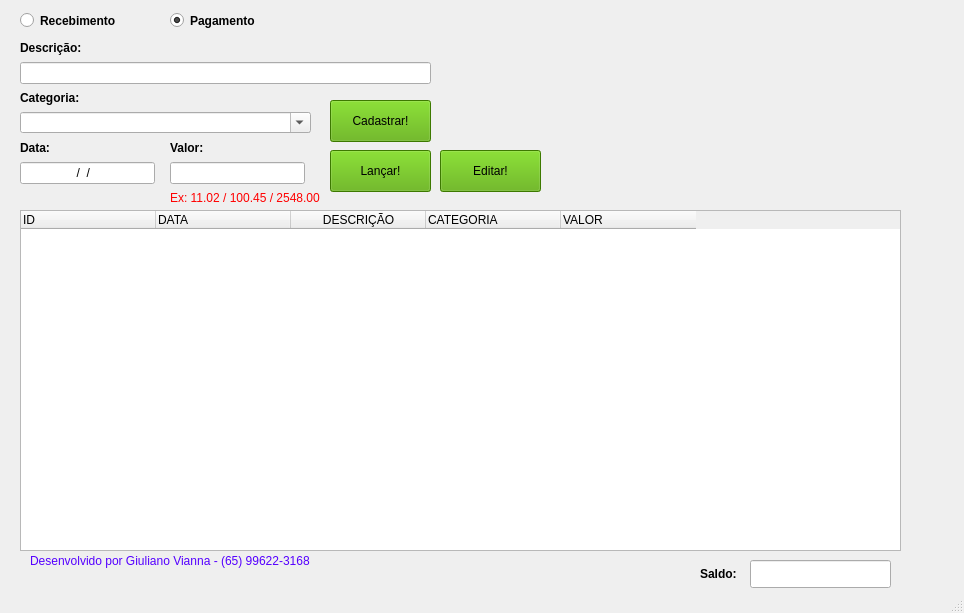
<?xml version="1.0" encoding="UTF-8"?>
<ui version="4.0">
 <class>MainWindow</class>
 <widget class="QMainWindow" name="MainWindow">
  <property name="geometry">
   <rect>
    <x>0</x>
    <y>0</y>
    <width>964</width>
    <height>613</height>
   </rect>
  </property>
  <property name="windowTitle">
   <string>CFP - Controle Financeiro Pessoal</string>
  </property>
  <widget class="QWidget" name="centralwidget">
   <widget class="QRadioButton" name="rb_recebimento">
    <property name="enabled">
     <bool>true</bool>
    </property>
    <property name="geometry">
     <rect>
      <x>20</x>
      <y>10</y>
      <width>121</width>
      <height>21</height>
     </rect>
    </property>
    <property name="font">
     <font>
      <weight>75</weight>
      <bold>true</bold>
     </font>
    </property>
    <property name="acceptDrops">
     <bool>false</bool>
    </property>
    <property name="text">
     <string>Recebimento</string>
    </property>
   </widget>
   <widget class="QRadioButton" name="rb_pagamento">
    <property name="geometry">
     <rect>
      <x>170</x>
      <y>10</y>
      <width>104</width>
      <height>21</height>
     </rect>
    </property>
    <property name="font">
     <font>
      <weight>75</weight>
      <bold>true</bold>
     </font>
    </property>
    <property name="autoFillBackground">
     <bool>false</bool>
    </property>
    <property name="text">
     <string>Pagamento</string>
    </property>
    <property name="checked">
     <bool>true</bool>
    </property>
   </widget>
   <widget class="QPushButton" name="bt_salvar">
    <property name="geometry">
     <rect>
      <x>330</x>
      <y>150</y>
      <width>101</width>
      <height>42</height>
     </rect>
    </property>
    <property name="styleSheet">
     <string notr="true">background-color: rgb(85, 170, 0);
color: rgb(0, 0, 0);
</string>
    </property>
    <property name="text">
     <string>Lançar!</string>
    </property>
   </widget>
   <widget class="QLineEdit" name="line_saldo">
    <property name="geometry">
     <rect>
      <x>750</x>
      <y>560</y>
      <width>141</width>
      <height>28</height>
     </rect>
    </property>
    <property name="inputMethodHints">
     <set>Qt::ImhNone</set>
    </property>
    <property name="alignment">
     <set>Qt::AlignCenter</set>
    </property>
   </widget>
   <widget class="QLabel" name="lb_data_2">
    <property name="geometry">
     <rect>
      <x>700</x>
      <y>560</y>
      <width>51</width>
      <height>28</height>
     </rect>
    </property>
    <property name="font">
     <font>
      <weight>75</weight>
      <bold>true</bold>
     </font>
    </property>
    <property name="text">
     <string>Saldo:</string>
    </property>
   </widget>
   <widget class="QTableWidget" name="tableWidget">
    <property name="geometry">
     <rect>
      <x>20</x>
      <y>210</y>
      <width>881</width>
      <height>341</height>
     </rect>
    </property>
    <property name="whatsThis">
     <string>&lt;html&gt;&lt;head/&gt;&lt;body&gt;&lt;p align=&quot;center&quot;&gt;&lt;br/&gt;&lt;/p&gt;&lt;/body&gt;&lt;/html&gt;</string>
    </property>
    <attribute name="horizontalHeaderDefaultSectionSize">
     <number>135</number>
    </attribute>
    <column>
     <property name="text">
      <string>ID</string>
     </property>
     <property name="textAlignment">
      <set>AlignLeading|AlignVCenter</set>
     </property>
    </column>
    <column>
     <property name="text">
      <string>DATA</string>
     </property>
     <property name="textAlignment">
      <set>AlignLeading|AlignVCenter</set>
     </property>
    </column>
    <column>
     <property name="text">
      <string>DESCRIÇÃO</string>
     </property>
    </column>
    <column>
     <property name="text">
      <string>CATEGORIA</string>
     </property>
     <property name="textAlignment">
      <set>AlignLeading|AlignVCenter</set>
     </property>
    </column>
    <column>
     <property name="text">
      <string>VALOR</string>
     </property>
     <property name="textAlignment">
      <set>AlignLeading|AlignVCenter</set>
     </property>
    </column>
   </widget>
   <widget class="QLabel" name="label">
    <property name="geometry">
     <rect>
      <x>30</x>
      <y>550</y>
      <width>551</width>
      <height>21</height>
     </rect>
    </property>
    <property name="styleSheet">
     <string notr="true">color: rgb(85, 0, 255);
font: 25 italic 8pt &quot;Ubuntu&quot;;</string>
    </property>
    <property name="text">
     <string>Desenvolvido por Giuliano Vianna - (65) 99622-3168</string>
    </property>
   </widget>
   <widget class="QComboBox" name="cbox">
    <property name="geometry">
     <rect>
      <x>20</x>
      <y>112</y>
      <width>291</width>
      <height>21</height>
     </rect>
    </property>
    <property name="editable">
     <bool>true</bool>
    </property>
    <item>
     <property name="text">
      <string/>
     </property>
    </item>
   </widget>
   <widget class="QLabel" name="lb_data_3">
    <property name="geometry">
     <rect>
      <x>20</x>
      <y>90</y>
      <width>91</width>
      <height>16</height>
     </rect>
    </property>
    <property name="font">
     <font>
      <weight>75</weight>
      <bold>true</bold>
     </font>
    </property>
    <property name="text">
     <string>Categoria:</string>
    </property>
   </widget>
   <widget class="QPushButton" name="bt_categoria">
    <property name="geometry">
     <rect>
      <x>330</x>
      <y>100</y>
      <width>101</width>
      <height>42</height>
     </rect>
    </property>
    <property name="styleSheet">
     <string notr="true">background-color: rgb(85, 170, 0);
color: rgb(0, 0, 0);</string>
    </property>
    <property name="text">
     <string>Cadastrar!</string>
    </property>
   </widget>
   <widget class="QLabel" name="lb_descricao">
    <property name="geometry">
     <rect>
      <x>20</x>
      <y>40</y>
      <width>91</width>
      <height>16</height>
     </rect>
    </property>
    <property name="font">
     <font>
      <weight>75</weight>
      <bold>true</bold>
     </font>
    </property>
    <property name="text">
     <string>Descrição:</string>
    </property>
   </widget>
   <widget class="QLineEdit" name="line_descricao">
    <property name="geometry">
     <rect>
      <x>20</x>
      <y>62</y>
      <width>411</width>
      <height>22</height>
     </rect>
    </property>
   </widget>
   <widget class="QLabel" name="label_2">
    <property name="geometry">
     <rect>
      <x>170</x>
      <y>190</y>
      <width>151</width>
      <height>16</height>
     </rect>
    </property>
    <property name="styleSheet">
     <string notr="true">color: rgb(255, 0, 0);
font: 25 italic 8pt &quot;Ubuntu&quot;;</string>
    </property>
    <property name="text">
     <string>Ex: 11.02 / 100.45 / 2548.00</string>
    </property>
   </widget>
   <widget class="QLabel" name="lb_data">
    <property name="geometry">
     <rect>
      <x>20</x>
      <y>140</y>
      <width>81</width>
      <height>16</height>
     </rect>
    </property>
    <property name="font">
     <font>
      <weight>75</weight>
      <bold>true</bold>
     </font>
    </property>
    <property name="text">
     <string>Data:</string>
    </property>
   </widget>
   <widget class="QLineEdit" name="line_data">
    <property name="geometry">
     <rect>
      <x>20</x>
      <y>162</y>
      <width>135</width>
      <height>22</height>
     </rect>
    </property>
    <property name="inputMethodHints">
     <set>Qt::ImhNone</set>
    </property>
    <property name="inputMask">
     <string>00/00/0000</string>
    </property>
    <property name="alignment">
     <set>Qt::AlignCenter</set>
    </property>
   </widget>
   <widget class="QLabel" name="lb_valor">
    <property name="geometry">
     <rect>
      <x>170</x>
      <y>140</y>
      <width>81</width>
      <height>16</height>
     </rect>
    </property>
    <property name="font">
     <font>
      <weight>75</weight>
      <bold>true</bold>
     </font>
    </property>
    <property name="text">
     <string>Valor:</string>
    </property>
   </widget>
   <widget class="QLineEdit" name="line_valor">
    <property name="geometry">
     <rect>
      <x>170</x>
      <y>162</y>
      <width>135</width>
      <height>22</height>
     </rect>
    </property>
    <property name="whatsThis">
     <string>&lt;html&gt;&lt;head/&gt;&lt;body&gt;&lt;p&gt;&lt;br/&gt;&lt;/p&gt;&lt;/body&gt;&lt;/html&gt;</string>
    </property>
    <property name="inputMask">
     <string/>
    </property>
    <property name="text">
     <string/>
    </property>
    <property name="alignment">
     <set>Qt::AlignCenter</set>
    </property>
   </widget>
   <widget class="QPushButton" name="bt_editar">
    <property name="geometry">
     <rect>
      <x>440</x>
      <y>150</y>
      <width>101</width>
      <height>42</height>
     </rect>
    </property>
    <property name="styleSheet">
     <string notr="true">background-color: rgb(85, 170, 0);
color: rgb(0, 0, 0);
</string>
    </property>
    <property name="text">
     <string>Editar!</string>
    </property>
   </widget>
   <zorder>lb_data</zorder>
   <zorder>line_data</zorder>
   <zorder>lb_valor</zorder>
   <zorder>line_valor</zorder>
   <zorder>label_2</zorder>
   <zorder>lb_descricao</zorder>
   <zorder>line_descricao</zorder>
   <zorder>rb_recebimento</zorder>
   <zorder>rb_pagamento</zorder>
   <zorder>bt_salvar</zorder>
   <zorder>line_saldo</zorder>
   <zorder>lb_data_2</zorder>
   <zorder>tableWidget</zorder>
   <zorder>label</zorder>
   <zorder>cbox</zorder>
   <zorder>lb_data_3</zorder>
   <zorder>bt_categoria</zorder>
   <zorder>bt_editar</zorder>
  </widget>
  <widget class="QStatusBar" name="statusbar"/>
 </widget>
 <tabstops>
  <tabstop>rb_recebimento</tabstop>
  <tabstop>rb_pagamento</tabstop>
  <tabstop>line_descricao</tabstop>
  <tabstop>cbox</tabstop>
  <tabstop>line_data</tabstop>
  <tabstop>line_valor</tabstop>
  <tabstop>bt_salvar</tabstop>
  <tabstop>bt_categoria</tabstop>
  <tabstop>line_saldo</tabstop>
  <tabstop>tableWidget</tabstop>
 </tabstops>
 <resources/>
 <connections/>
</ui>
